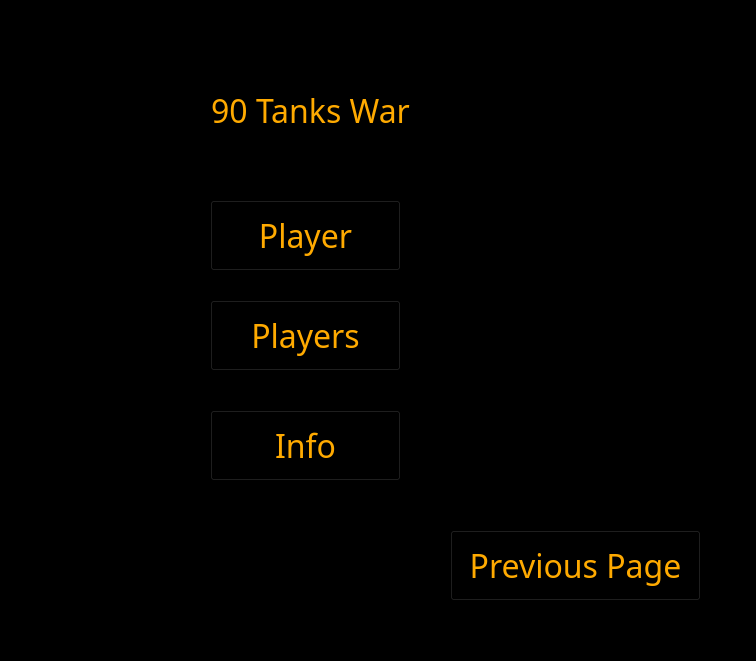
<?xml version="1.0" encoding="UTF-8"?>
<ui version="4.0">
 <class>ChooseScene</class>
 <widget class="QWidget" name="ChooseScene">
  <property name="geometry">
   <rect>
    <x>0</x>
    <y>0</y>
    <width>756</width>
    <height>661</height>
   </rect>
  </property>
  <property name="windowTitle">
   <string>ChooseScene</string>
  </property>
  <property name="styleSheet">
   <string notr="true">background-color:black;</string>
  </property>
  <widget class="QLabel" name="titleLabel">
   <property name="geometry">
    <rect>
     <x>140</x>
     <y>70</y>
     <width>341</width>
     <height>81</height>
    </rect>
   </property>
   <property name="font">
    <font>
     <family>微软雅黑</family>
     <pointsize>24</pointsize>
    </font>
   </property>
   <property name="styleSheet">
    <string notr="true">color:rgb(255, 170, 0)</string>
   </property>
   <property name="text">
    <string>90 Tanks War</string>
   </property>
   <property name="alignment">
    <set>Qt::AlignCenter</set>
   </property>
  </widget>
  <widget class="QPushButton" name="singleBtn">
   <property name="geometry">
    <rect>
     <x>210</x>
     <y>200</y>
     <width>191</width>
     <height>71</height>
    </rect>
   </property>
   <property name="font">
    <font>
     <family>微软雅黑</family>
     <pointsize>24</pointsize>
    </font>
   </property>
   <property name="styleSheet">
    <string notr="true">color:rgb(255, 170, 0)</string>
   </property>
   <property name="text">
    <string>Player</string>
   </property>
  </widget>
  <widget class="QPushButton" name="doubleBtn">
   <property name="geometry">
    <rect>
     <x>210</x>
     <y>300</y>
     <width>191</width>
     <height>71</height>
    </rect>
   </property>
   <property name="font">
    <font>
     <family>微软雅黑</family>
     <pointsize>24</pointsize>
    </font>
   </property>
   <property name="styleSheet">
    <string notr="true">color:rgb(255, 170, 0)</string>
   </property>
   <property name="text">
    <string>Players</string>
   </property>
  </widget>
  <widget class="QPushButton" name="infoBtn">
   <property name="geometry">
    <rect>
     <x>210</x>
     <y>410</y>
     <width>191</width>
     <height>71</height>
    </rect>
   </property>
   <property name="font">
    <font>
     <family>微软雅黑</family>
     <pointsize>24</pointsize>
    </font>
   </property>
   <property name="styleSheet">
    <string notr="true">color:rgb(255, 170, 0)</string>
   </property>
   <property name="text">
    <string>Info</string>
   </property>
  </widget>
  <widget class="QPushButton" name="returnBtn">
   <property name="geometry">
    <rect>
     <x>450</x>
     <y>530</y>
     <width>251</width>
     <height>71</height>
    </rect>
   </property>
   <property name="font">
    <font>
     <family>微软雅黑</family>
     <pointsize>24</pointsize>
    </font>
   </property>
   <property name="styleSheet">
    <string notr="true">color:rgb(255, 170, 0)</string>
   </property>
   <property name="text">
    <string>Previous Page</string>
   </property>
  </widget>
 </widget>
 <resources/>
 <connections/>
</ui>
